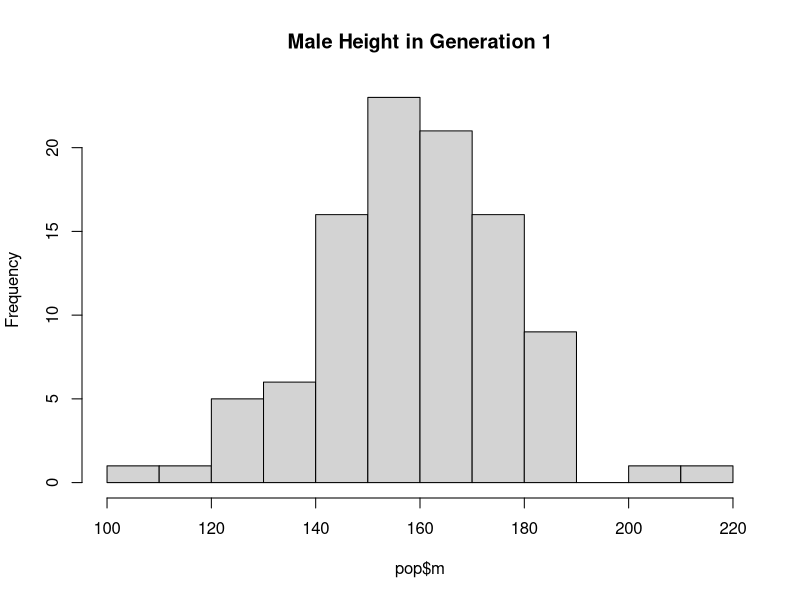
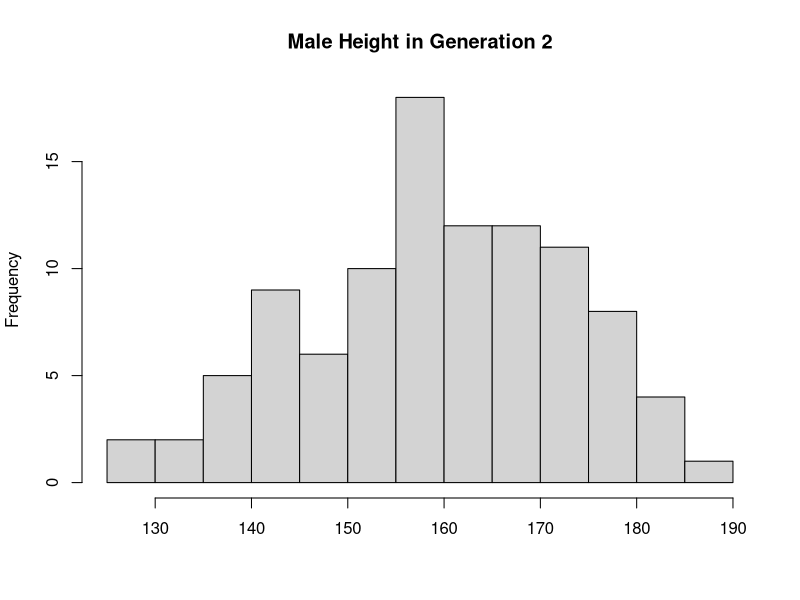
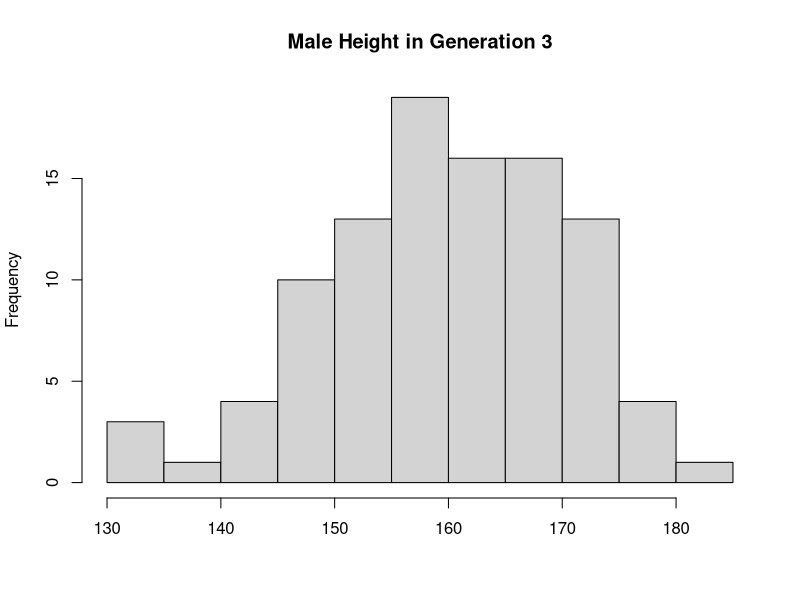
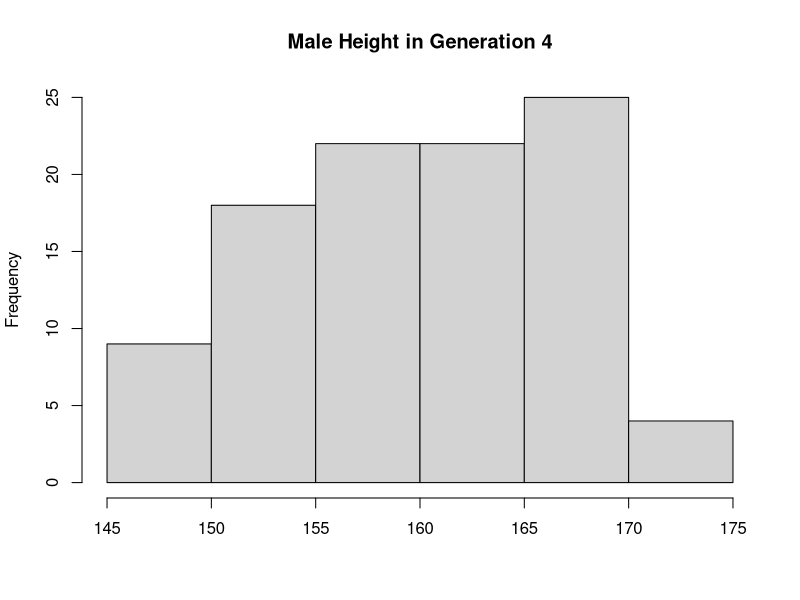
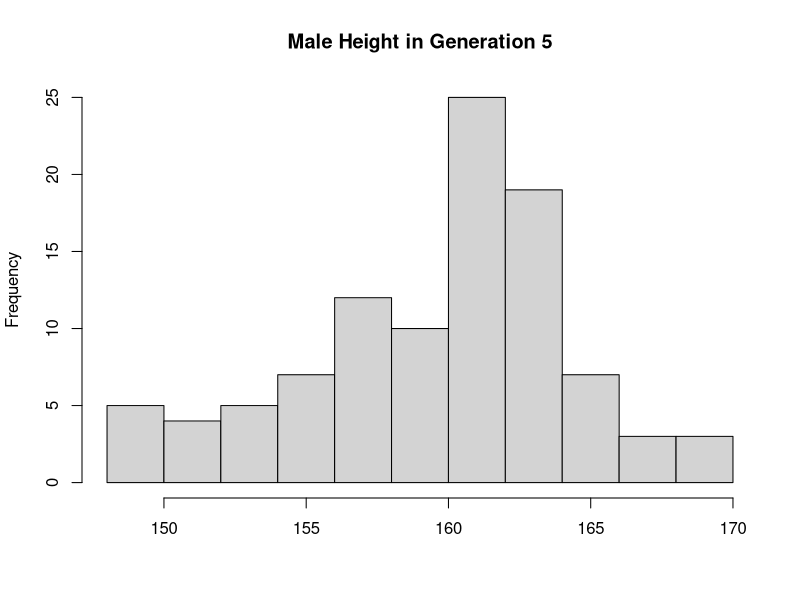
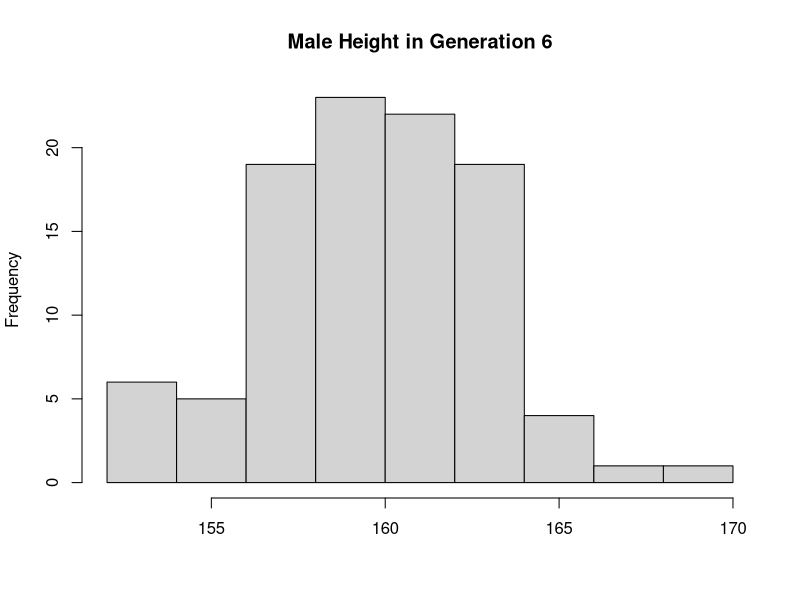
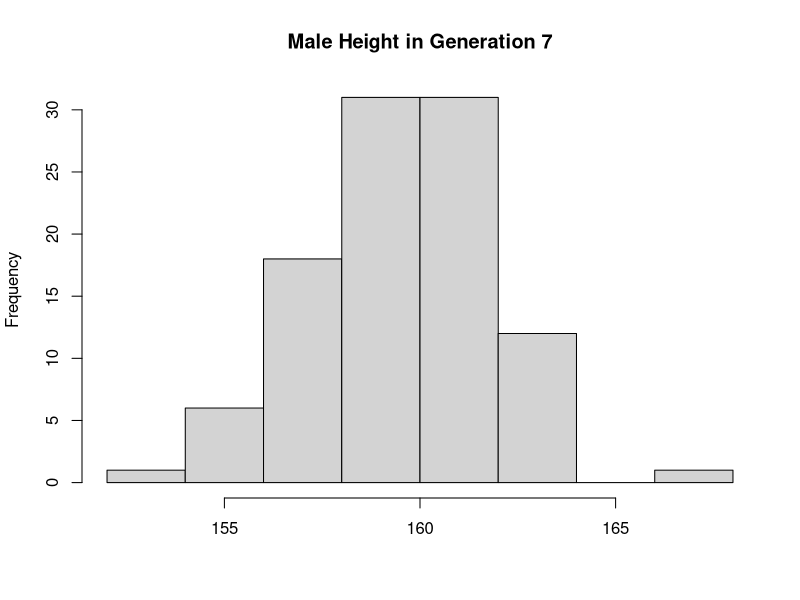
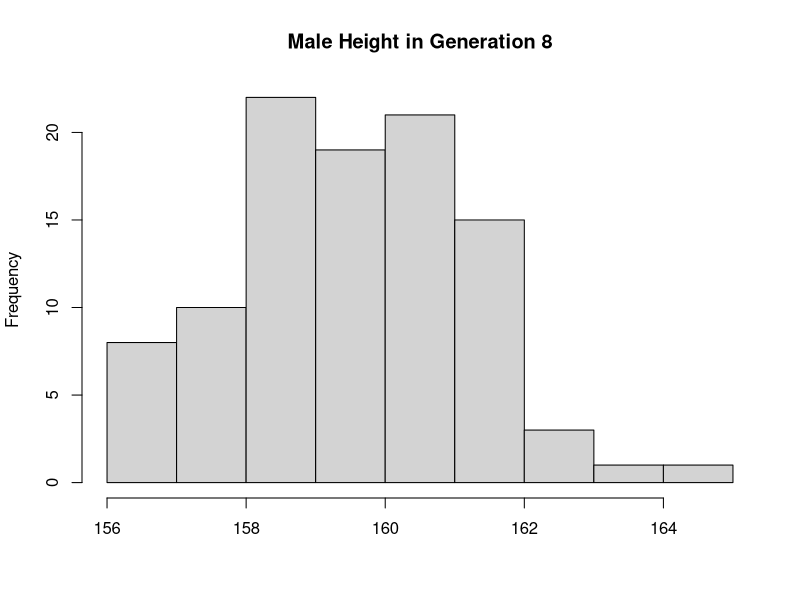

Reproduce these figures in R, in order.
## ---- chunk 1
pop <- data.frame(m = rnorm(100, 160, 20), f = rnorm(100, 160, 20), gen=1)
## ---- chunk 2
next_gen <- function(pop,gen) {
    temp <- pop[((gen-1)*100-99):((gen-1)*100),]
    temp$m <- sample(temp$m)
    temp$m <- rowMeans(temp[-3])
    temp$f <- temp$m
    temp$gen <- gen
    temp
}
## ---- chunk 3
hist(pop$m, main="Male Height in Generation 1")
for (i in 2:9){
  poptemp <- next_gen(pop,i)
  hist(poptemp$m, main=paste("Male Height in Generation",i), breaks=9, xlab=" ")
  cat('\n','\n')
  pop <- rbind(pop, poptemp)
}
## ---- chunk 4
library(ggplot2)
## ---- chunk 5
qplot(data=pop, x=m, y=f, facets = ~gen)
## ---- chunk 6
std <- 2/sqrt(12)
trials <- data.frame(SampleMean = rep(0,1000), LowerBound = rep(0,1000), 
                     UpperBound = rep(0,1000), ContainsMean = rep(0,1000))
for (i in 1:1000){
  dat <- runif(100, -1, 1)
  trials$SampleMean[i] <- mean(dat)
  confInt <- trials$SampleMean[i] + qnorm(c(0.025,0.975))*std/10
  trials$LowerBound[i] <- confInt[1]
  trials$UpperBound[i] <- confInt[2]
  if (trials$SampleMean[i] >= confInt[1] & trials$SampleMean[i] <= confInt[2]) {
    trials$ContainsMean[i] <- 1
  }
}

trials[1:10,]
## ---- chunk 7
makePatient <- function() {
  vowel <- grep("[aeiou]", letters)
  cons <- grep("[^aeiou]", letters)
  name <- paste(sample(LETTERS[cons], 1), sample(letters[vowel], 1), 
                sample(letters[cons], 1), sep='')
  gender <- factor(sample(0:1, 1), levels=0:1, labels=c('female','male'))
  dob <- as.Date(sample(7500, 1), origin="1970-01-01")
  n <- sample(6, 1)
  doa <- as.Date(sample(1500, n), origin="2010-01-01")
  pulse <- round(rnorm(n, 80, 10))
  temp <- round(rnorm(n, 98.4, 0.3), 2)
  fluid <- round(runif(n), 2)
  list(name, gender, dob, doa, pulse, temp, fluid)
}
## ---- chunk 8
medRec <- function(){
  patient <- makePatient()
  names(patient) <- c('name', 'gender', 'date_of_birth', 'date_of_admission', 'pulse', 
                      'temperature', 'fluid_intake')
  class(patient) <- 'medicalRecord'
  return(patient)
}

set.seed(8)
patient <- medRec()
patient
class(patient)
## ---- chunk 9
mean.medicalRecord <- function(patient){
  pul <- mean(patient$pulse)
  tem <- mean(patient$temperature)
  flu <- mean(patient$fluid_intake)
  out <- list("Mean Pulse"=pul, "Mean Temperature"=tem, "Mean Fluid Intake"=flu)
  return(out)
}

print.medicalRecord <- function(patient) {
  cat(sprintf("Name: %s\nGender: %s\nDate of Birth: %s", 
              patient$name, patient$gender, patient$date_of_birth), "\n\n")
  for (i in 1:length(patient$date_of_admission)){
      cat(sprintf("Date of Admission: %s\nFluid Intake: %s\nTemperature: %s\nPulse: %s", 
              patient$date_of_admission[i], patient$fluid_intake[i], patient$temperature[i],
              patient$pulse[i]), "\n\n")
  }
}

# Since each measurement has such difference scales, I chose to plot them on separate plots 
## so the graphs could be the most informative.
plot.medicalRecord <- function(patient) {
  sorted <- sort(patient$date_of_admission)
  indices <- c()
  for (i in 1:length(sorted)){
    indices <- c(indices, which(patient$date_of_admission == sorted[i]))
  }
  temp <- c()
  puls <- c()
  flui <- c()
  for (i in indices){
    temp <- c(temp, patient$temperature[i])
    puls <- c(puls, patient$pulse[i])
    flui <- c(flui, patient$fluid_intake[i])
  }
  par(mfrow=c(1,3))
  plot(sorted,temp,type='b', xaxt='n',col='red',
       xlab="Date of Admission", ylab = "Temperature")
  axis(1, at=sorted,labels=sorted)
  plot(sorted,puls,type='b', xaxt='n',col="green",
       ylab = "Pulse", xlab= "Date of Admission")
  axis(1, at=sorted,labels=sorted)
  plot(sorted,flui,type='b', xaxt='n',col="blue",
       ylab = "Fluid Intake", xlab= "Date of Admission")
  axis(1, at=sorted,labels=sorted)
  mtext(paste('Measurements for Patient: ',patient$name), outer = TRUE)
}
methods(class='medicalRecord')
mean(patient)
print(patient)
plot(patient)
## ---- chunk 10
# Function of how many people you want in cohort
# Assumes there is at least 2 patients in the cohort
cohortmaker <- function(number){
  cohort <- list(medRec())
  for (i in 2:number){
    tempPatient <- medRec()
    cohort[[i]] <- tempPatient
  }
  class(cohort) <- "cohort"
  return(cohort)
}

set.seed(8)
cohort <- cohortmaker(10)

mean.cohort <- function(cohort){
  for (i in 1:length(cohort)){
    cat('--> ', cohort[[i]]$name, '\n')
    print(mean(cohort[[i]]))
  }
}

mean(cohort)

print.cohort <- function(cohort){
  for (i in 1:length(cohort)){
    print(cohort[[i]])
    cat('-----------','\n')
  }
}

print(cohort)
